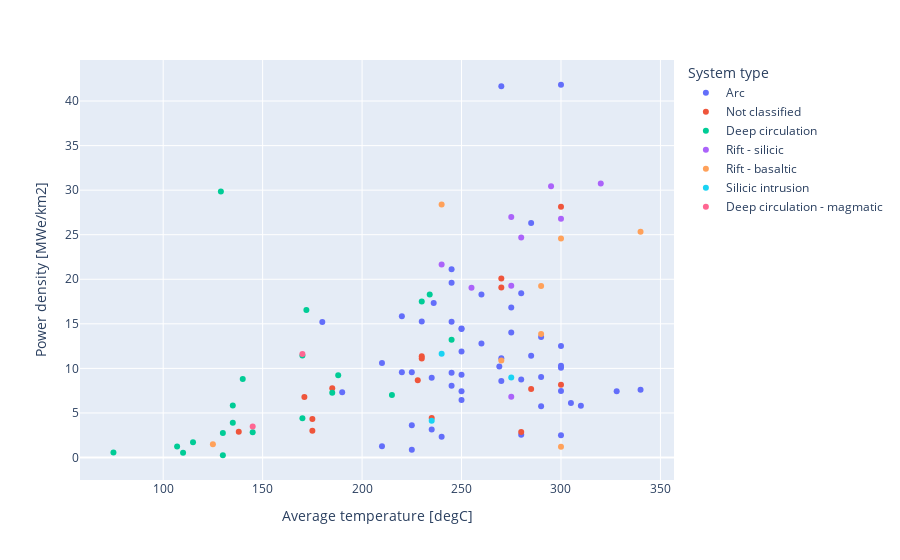

Here is the notebook cell this chart was saved with:
### Code cell
fig = px.scatter(
    database, 
    x='Average temperature [degC]', 
    y='Power density [MWe/km2]', 
    color='System type',
    hover_data=['Field', 'System type', 'Average temperature [degC]', 'Enthalpy classification', 'Power density [MWe/km2]'],
    #hovertemplate = "%{Field}: <br>Popularity: %{'System type'} </br> %{text}"
)

fig.show()

### Figure 1 — Plotly figure (JSON) as saved in the notebook; plotly's stock layout.template omitted (floating-point values rounded to 4 significant figures; data arrays with more than 128 entries replaced by an {"elided": "..."} marker saying what was removed)
{"data": [{"customdata": {"elided": "51x3 str values"}, "hovertemplate": "System type=%{customdata[1]}<br>Average temperature [degC]=%{x}<br>Power density [MWe/km2]=%{y}<br>Field=%{customdata[0]}<br>Enthalpy classification=%{customdata[2]}<extra></extra>", "legendgroup": "Arc", "marker": {"color": "#636efa", "symbol": "circle"}, "mode": "markers", "name": "Arc", "orientation": "v", "showlegend": true, "type": "scatter", "x": [250, 269, 250, 245, 290, 300, 225, 300, 270, 285, 245, 290, 280, 245, 250, 220, 275, 340, 270, 300, 240, 250, 236, 220, 245, 280, 260, 230, 225, 235, 225, 210, 300, 190, 328, 180, 260, 275, 280, 300, 210, 250, 245, 270, 285, 310, 235, 250, 305, 300, 290], "xaxis": "x", "y": [14.41, 10.2, 9.274, 19.61, 9.036, 10.07, 9.578, 2.5, 41.67, 11.43, 21.13, 5.764, 18.42, 9.513, 7.429, 15.84, 16.84, 7.607, 8.571, 10.3, 2.326, 6.443, 17.33, 9.553, 8.042, 8.741, 12.78, 15.27, 0.8757, 3.146, 3.632, 10.6, 12.5, 7.317, 7.447, 15.2, 18.28, 14.03, 2.545, 41.83, 1.25, 11.88, 15.24, 11.14, 26.32, 5.807, 8.941, 14.49, 6.103, 7.475, 13.53], "yaxis": "y"}, {"customdata": [["Alasehir", "Not classified", "Hot water - intermediate temperature"], ["Amatitlán", "Not classified", "Two-phase - liquid dominated"], ["Bulalo", "Not classified", "Two-phase - liquid dominated"], ["Cachaços-Lombadas ", "Not classified", "Two-phase - liquid dominated"], ["Kirchstockach", "Not classified", "Hot water - intermediate temperature"], ["Kizildere", "Not classified", "Two-phase - liquid dominated"], ["Ngawha", "Not classified", "Two-phase - liquid dominated"], ["Pico Alto", "Not classified", "Two-phase - liquid dominated"], ["Pico Vermelho", "Not classified", "Two-phase - liquid dominated"], ["Salavatli", "Not classified", "Hot water - intermediate temperature"], ["Salton Sea", "Not classified", "Two-phase - liquid dominated"], ["Travale", "Not classified", "Two-phase - liquid dominated"], ["Ulubelu", "Not classified", "Two-phase - liquid dominated"], ["Umurlu", "Not classified", "Hot water - intermediate temperature"], ["Yangbajain", "Not classified", "Hot water - intermediate temperature"]], "hovertemplate": "System type=%{customdata[1]}<br>Average temperature [degC]=%{x}<br>Power density [MWe/km2]=%{y}<br>Field=%{customdata[0]}<br>Enthalpy classification=%{customdata[2]}<extra></extra>", "legendgroup": "Not classified", "marker": {"color": "#EF553B", "symbol": "circle"}, "mode": "markers", "name": "Not classified", "orientation": "v", "showlegend": true, "type": "scatter", "x": [185, 285, 270, 228, 138, 230, 230, 280, 235, 171, 300, 300, 270, 175, 175], "xaxis": "x", "y": [7.782, 7.692, 19.08, 8.667, 2.895, 11.37, 11.11, 2.858, 4.423, 6.78, 28.12, 8.177, 20.08, 4.321, 3.007], "yaxis": "y"}, {"customdata": [["Amedee", "Deep circulation", "Hot water - low temperature"], ["Beowawe", "Deep circulation", "Hot water - intermediate temperature"], ["Blue Mountain", "Deep circulation", "Hot water - intermediate temperature"], ["Bradys", "Deep circulation", "Hot water - intermediate temperature"], ["Chena Hot Springs", "Deep circulation", "Hot water - low temperature"], ["Desert Peak", "Deep circulation", "Hot water - intermediate temperature"], ["Dixie Valley", "Deep circulation", "Two-phase - liquid dominated"], ["Don A. Campbell", "Deep circulation", "Hot water - intermediate temperature"], ["East Mesa", "Deep circulation", "Hot water - intermediate temperature"], ["Fang", "Deep circulation", "Hot water - intermediate temperature"], ["Germencik", "Deep circulation", "Two-phase - liquid dominated"], ["Heber", "Deep circulation", "Hot water - intermediate temperature"], ["Neal Hot Springs", "Deep circulation", "Hot water - intermediate temperature"], ["Paisley", "Deep circulation", "Hot water - low temperature"], ["Pamukoren", "Deep circulation", "Hot water - intermediate temperature"], ["Raft River", "Deep circulation", "Hot water - intermediate temperature"], ["Roosevelt", "Deep circulation", "Two-phase - liquid dominated"], ["San Emidio", "Deep circulation", "Hot water - intermediate temperature"], ["Tuscarora", "Deep circulation", "Hot water - intermediate temperature"], ["Wineagle", "Deep circulation", "Hot water - low temperature"]], "hovertemplate": "System type=%{customdata[1]}<br>Average temperature [degC]=%{x}<br>Power density [MWe/km2]=%{y}<br>Field=%{customdata[0]}<br>Enthalpy classification=%{customdata[2]}<extra></extra>", "legendgroup": "Deep circulation", "marker": {"color": "#00cc96", "symbol": "circle"}, "mode": "markers", "name": "Deep circulation", "orientation": "v", "showlegend": true, "type": "scatter", "x": [107, 215, 185, 130, 75, 170, 230, 129, 145, 130, 234, 170, 140, 115, 188, 135, 245, 135, 172, 110], "xaxis": "x", "y": [1.231, 7, 7.278, 2.75, 0.5696, 4.4, 17.52, 29.85, 2.827, 0.2519, 18.29, 11.45, 8.8, 1.714, 9.231, 3.897, 13.2, 5.846, 16.56, 0.5385], "yaxis": "y"}, {"customdata": [["Berlin", "Rift - silicic", "Two-phase - liquid dominated"], ["Cerro Prieto", "Rift - silicic", "Two-phase - liquid dominated"], ["Kawerau", "Rift - silicic", "Two-phase - liquid dominated"], ["Mokai", "Rift - silicic", "Two-phase - liquid dominated"], ["Ngatamariki", "Rift - silicic", "Two-phase - liquid dominated"], ["Ohaaki", "Rift - silicic", "Two-phase - liquid dominated"], ["Olkaria", "Rift - silicic", "Two-phase - liquid dominated"], ["Rotokawa", "Rift - silicic", "Two-phase - liquid dominated"], ["Wairakei-Tauhara", "Rift - silicic", "Two-phase - liquid dominated"]], "hovertemplate": "System type=%{customdata[1]}<br>Average temperature [degC]=%{x}<br>Power density [MWe/km2]=%{y}<br>Field=%{customdata[0]}<br>Enthalpy classification=%{customdata[2]}<extra></extra>", "legendgroup": "Rift - silicic", "marker": {"color": "#ab63fa", "symbol": "circle"}, "mode": "markers", "name": "Rift - silicic", "orientation": "v", "showlegend": true, "type": "scatter", "x": [255, 300, 275, 295, 280, 275, 240, 320, 275], "xaxis": "x", "y": [19.05, 26.78, 19.29, 30.44, 24.68, 6.818, 21.67, 30.75, 26.99], "yaxis": "y"}, {"customdata": [["Bjarnarflag", "Rift - basaltic", "Two-phase - liquid dominated"], ["Hellisheidi", "Rift - basaltic", "Two-phase - liquid dominated"], ["Husavik", "Rift - basaltic", "Hot water - intermediate temperature"], ["Krafla", "Rift - basaltic", "Two-phase - liquid dominated"], ["Nesjavellir", "Rift - basaltic", "Two-phase - liquid dominated"], ["Puna", "Rift - basaltic", "Two-phase - liquid dominated"], ["Reykjanes", "Rift - basaltic", "Two-phase - liquid dominated"], ["Svartsengi", "Rift - basaltic", "Two-phase - liquid dominated"]], "hovertemplate": "System type=%{customdata[1]}<br>Average temperature [degC]=%{x}<br>Power density [MWe/km2]=%{y}<br>Field=%{customdata[0]}<br>Enthalpy classification=%{customdata[2]}<extra></extra>", "legendgroup": "Rift - basaltic", "marker": {"color": "#FFA15A", "symbol": "circle"}, "mode": "markers", "name": "Rift - basaltic", "orientation": "v", "showlegend": true, "type": "scatter", "x": [300, 290, 125, 270, 290, 340, 300, 240], "xaxis": "x", "y": [1.218, 19.25, 1.483, 10.88, 13.86, 25.33, 24.57, 28.39], "yaxis": "y"}, {"customdata": [["Coso", "Silicic intrusion", "Two-phase - liquid dominated"], ["Geysers", "Silicic intrusion", "Vapor dominated"], ["Larderello", "Silicic intrusion", "Vapor dominated"]], "hovertemplate": "System type=%{customdata[1]}<br>Average temperature [degC]=%{x}<br>Power density [MWe/km2]=%{y}<br>Field=%{customdata[0]}<br>Enthalpy classification=%{customdata[2]}<extra></extra>", "legendgroup": "Silicic intrusion", "marker": {"color": "#19d3f3", "symbol": "circle"}, "mode": "markers", "name": "Silicic intrusion", "orientation": "v", "showlegend": true, "type": "scatter", "x": [275, 240, 235], "xaxis": "x", "y": [8.982, 11.64, 4.13], "yaxis": "y"}, {"customdata": [["Mammoth", "Deep circulation - magmatic", "Hot water - intermediate temperature"], ["Steamboat", "Deep circulation - magmatic", "Hot water - intermediate temperature"]], "hovertemplate": "System type=%{customdata[1]}<br>Average temperature [degC]=%{x}<br>Power density [MWe/km2]=%{y}<br>Field=%{customdata[0]}<br>Enthalpy classification=%{customdata[2]}<extra></extra>", "legendgroup": "Deep circulation - magmatic", "marker": {"color": "#FF6692", "symbol": "circle"}, "mode": "markers", "name": "Deep circulation - magmatic", "orientation": "v", "showlegend": true, "type": "scatter", "x": [170, 145], "xaxis": "x", "y": [11.6, 3.473], "yaxis": "y"}], "layout": {"legend": {"title": {"text": "System type"}, "tracegroupgap": 0}, "margin": {"t": 60}, "xaxis": {"anchor": "y", "domain": [0, 1], "title": {"text": "Average temperature [degC]"}}, "yaxis": {"anchor": "x", "domain": [0, 1], "title": {"text": "Power density [MWe/km2]"}}}}
